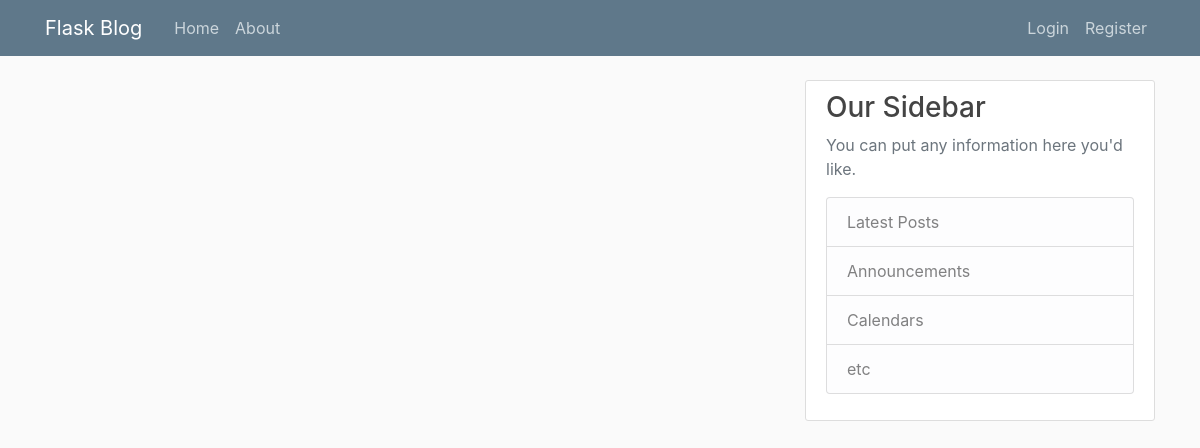
The app's page /home, older data.
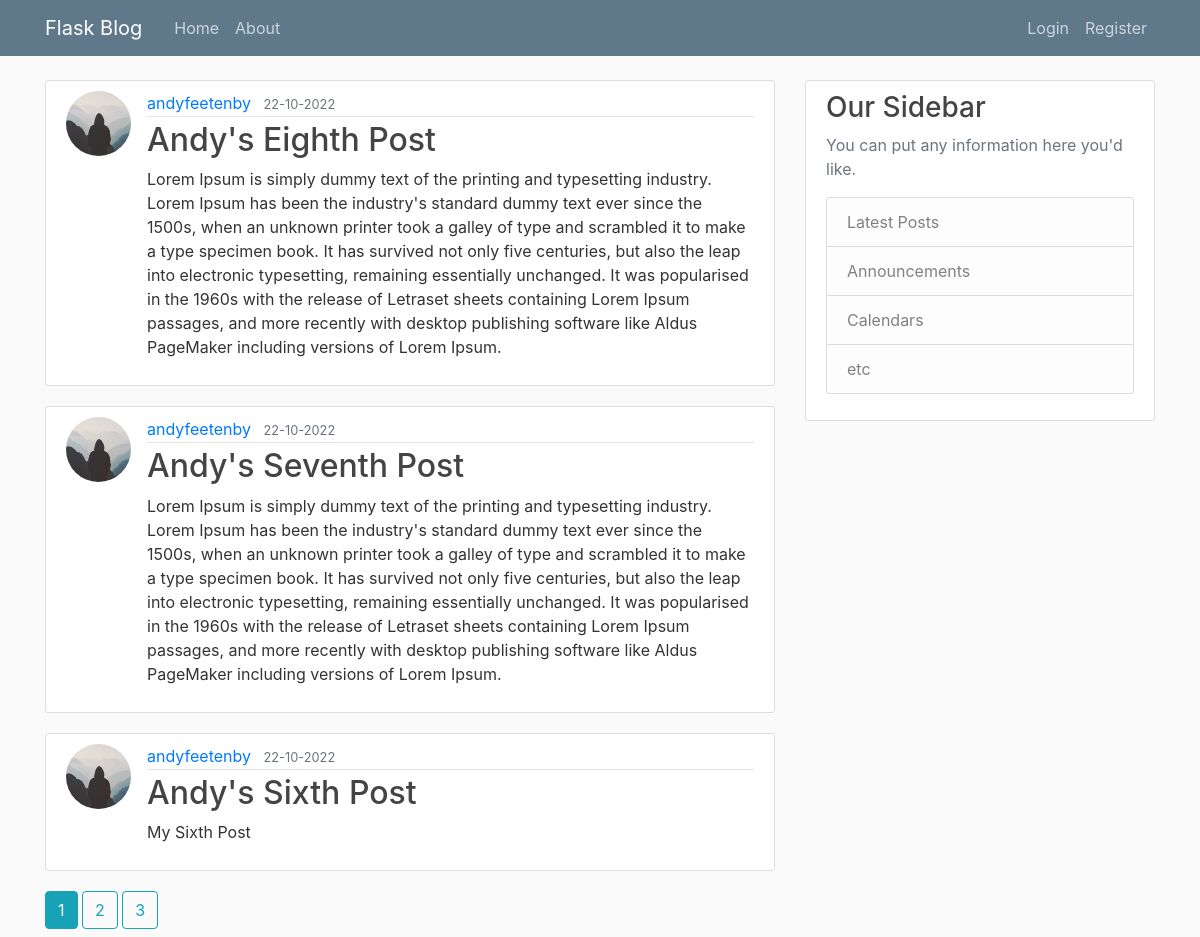
The same page, newer data.
### app/models.py (models this page shows, shortened)
class Post(db.Model):
  id              = db.Column(db.Integer, primary_key=True)
  title           = db.Column(db.String(100), nullable=False)
  date_posted     = db.Column(db.DateTime, nullable=False, default=datetime.utcnow)
  content         = db.Column(db.Text, nullable=False)
  user_id         = db.Column(db.Integer, db.ForeignKey('user.id'), nullable=False)

class User(db.Model, UserMixin):
  id              = db.Column(db.Integer, primary_key=True)
  username        = db.Column(db.String(20), unique=True, nullable=False)
  email           = db.Column(db.String(120), unique=True, nullable=False)
  image_file      = db.Column(db.String(20), nullable=False, default='default.jpg')
  password        = db.Column(db.String(60), nullable=False)
  posts           = db.relationship('Post', backref='author', lazy=True)

### app/views.py (the view)
@app.route("/")
@app.route("/home")
def home():
  page = request.args.get('page', 1, type=int)
  posts = Post.query.order_by(Post.date_posted.desc()).paginate(per_page=3, page = page)
  return render_template("public/home.html", posts = posts)

### app/templates/public/home.html (shortened to what this page needs)
{% extends 'public/templates/public_template.html' %}
{% block content %}
  {% for post in posts.items %}
  <article class="media content-section">
    <img src="{{ url_for('User.static', filename='profile_pics/' + post.author.image_file) }}" class="rounded-circle article-img">
    <div class="media-body">
      <div class="article-metadata">
        <a class="mr-2" href="{{ url_for('User.get_posts', username=post.author.username) }}">{{ post.author.username }}</a>
        <small class="text-muted">{{ post.date_posted.strftime('%d-%m-%Y') }}</small>
      </div>
      <h2><a class="article-title" href="{{ url_for('Post.get', post_id=post.id) }}">{{ post.title }}</a></h2>
      <p class="article-content">{{ post.content }}</p>
    </div>
  </article>
  {% endfor %}
  {% for page_num in posts.iter_pages(left_edge=1, right_edge=1, left_current=1, right_current=2) %}
    {% if page_num %}
      {% if posts.page == page_num %}
        <a class="btn btn-info mb-2" href="{{ url_for('home', page=page_num) }}">{{ page_num }}</a>
      {% else %}
        <a class="btn btn-outline-info mb-2" href="{{ url_for('home', page=page_num) }}">{{ page_num }}</a>
      {% endif %}
    {% else %}
      ...
    {% endif %}
  {% endfor %}
{% endblock %}

### app/templates/public/templates/public_template.html (shortened to what this page needs)
<!doctype html>
<html lang="en">
  <head>
    <link rel="stylesheet" href="https://cdn.jsdelivr.net/npm/bootstrap@4.3.1/dist/css/bootstrap.min.css">
    <link rel="stylesheet" type="text/css"href="{{ url_for('static', filename='/css/style.css') }}">
  </head>
  <body>
    <header class="site-header">
      <nav class="navbar navbar-expand-md navbar-dark bg-steel fixed-top">
        <div class="container">
          <a class="navbar-brand mr-4" href="/">Flask Blog</a>
          <div class="collapse navbar-collapse" id="navbarToggle">
            <div class="navbar-nav mr-auto">
              <a class="nav-item nav-link" href="{{ url_for('home') }}">Home</a>
              <a class="nav-item nav-link" href="{{ url_for('about') }}">About</a>
            </div>
            <div class="navbar-nav">
              {% if current_user.is_authenticated %}
                <a class="nav-item nav-link" href="{{ url_for('Post.new') }}">New Post</a>
                <a class="nav-item nav-link" href="{{ url_for('User.account') }}">Account</a>
                <a class="nav-item nav-link" href="{{ url_for('User.logout') }}">Logout</a>
              {% else %}
                <a class="nav-item nav-link" href="{{ url_for('User.login') }}">Login</a>
                <a class="nav-item nav-link" href="{{ url_for('User.register') }}">Register</a>
              {% endif %}
            </div>
          </div>
        </div>
      </nav>
    </header>
    <main role="main" class="container">
      <div class="row">
        <div class="col-md-8">
          {% block content %}{% endblock %}
        </div>
        <div class="col-md-4">
          <div class="content-section">
            <h3>Our Sidebar</h3>
            <p class='text-muted'>You can put any information here you'd like.
              <ul class="list-group">
                <li class="list-group-item list-group-item-light">Latest Posts</li>
                <li class="list-group-item list-group-item-light">Announcements</li>
                <li class="list-group-item list-group-item-light">Calendars</li>
                <li class="list-group-item list-group-item-light">etc</li>
              </ul>
            </p>
          </div>
        </div>
      </div>
    </main>
  </body>
</html>

### app/static/css/style.css (style rules this page uses)
body { background: #fafafa; color: #333333; margin-top: 5rem; }
h1, h2, h3, h4, h5, h6 { color: #444444; }
.bg-steel { background-color: #5f788a; }
.site-header .navbar-nav .nav-link { color: #cbd5db; }
.content-section { background: #ffffff; padding: 10px 20px; border: 1px solid #dddddd; border-radius: 3px; margin-bottom: 20px; }
.article-title { color: #444444; }
.article-content { white-space: pre-line; }
.article-img { height: 65px; width: 65px; margin-right: 16px; }
.article-metadata { padding-bottom: 1px; margin-bottom: 4px; border-bottom: 1px solid #e3e3e3 }

Row changes from the older to the newer data that the page shows:
added Post: image_file (placeholder picture), author.username "andyfeetenby", date_posted "22-10-2022", title "Andy's Eighth Post", content "Lorem Ipsum is simply dummy text of the printing and typesetting industry. Lorem Ipsum has been the industry's standard dummy text ever since the 1500s, when an unknown printer took a galley of type and scrambled it to make a type specimen book. It has survived not only five centuries, but also the leap into electronic typesetting, remaining essentially unchanged. It was popularised in the 1960s with the release of Letraset sheets containing Lorem Ipsum passages, and more recently with desktop publishing software like Aldus PageMaker including versions of Lorem Ipsum."
added Post: image_file (placeholder picture), author.username "andyfeetenby", date_posted "22-10-2022", title "Andy's Seventh Post", content "Lorem Ipsum is simply dummy text of the printing and typesetting industry. Lorem Ipsum has been the industry's standard dummy text ever since the 1500s, when an unknown printer took a galley of type and scrambled it to make a type specimen book. It has survived not only five centuries, but also the leap into electronic typesetting, remaining essentially unchanged. It was popularised in the 1960s with the release of Letraset sheets containing Lorem Ipsum passages, and more recently with desktop publishing software like Aldus PageMaker including versions of Lorem Ipsum."
added Post: image_file (placeholder picture), author.username "andyfeetenby", date_posted "22-10-2022", title "Andy's Sixth Post", content "My Sixth Post"
Text that changed along with them:
new list line: "1"
new list line: "2"
new list line: "3"
